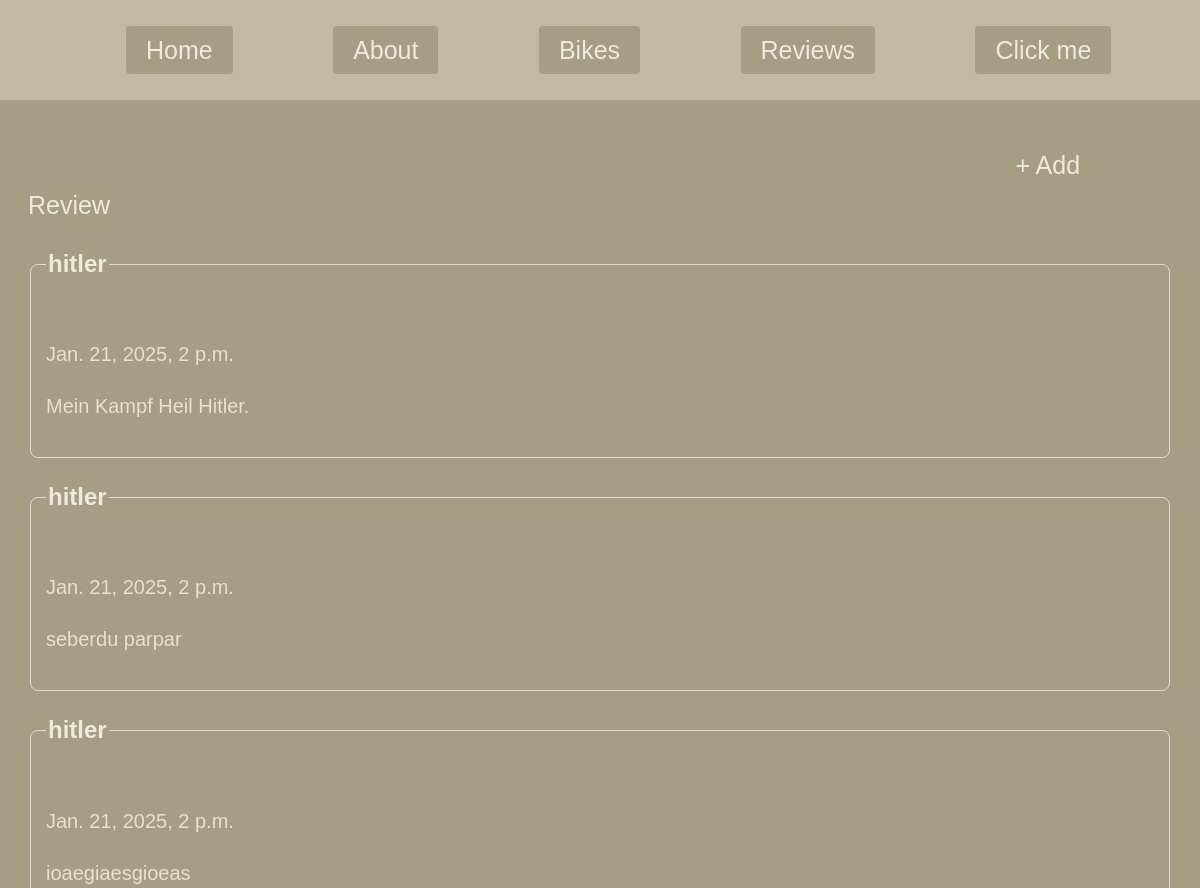
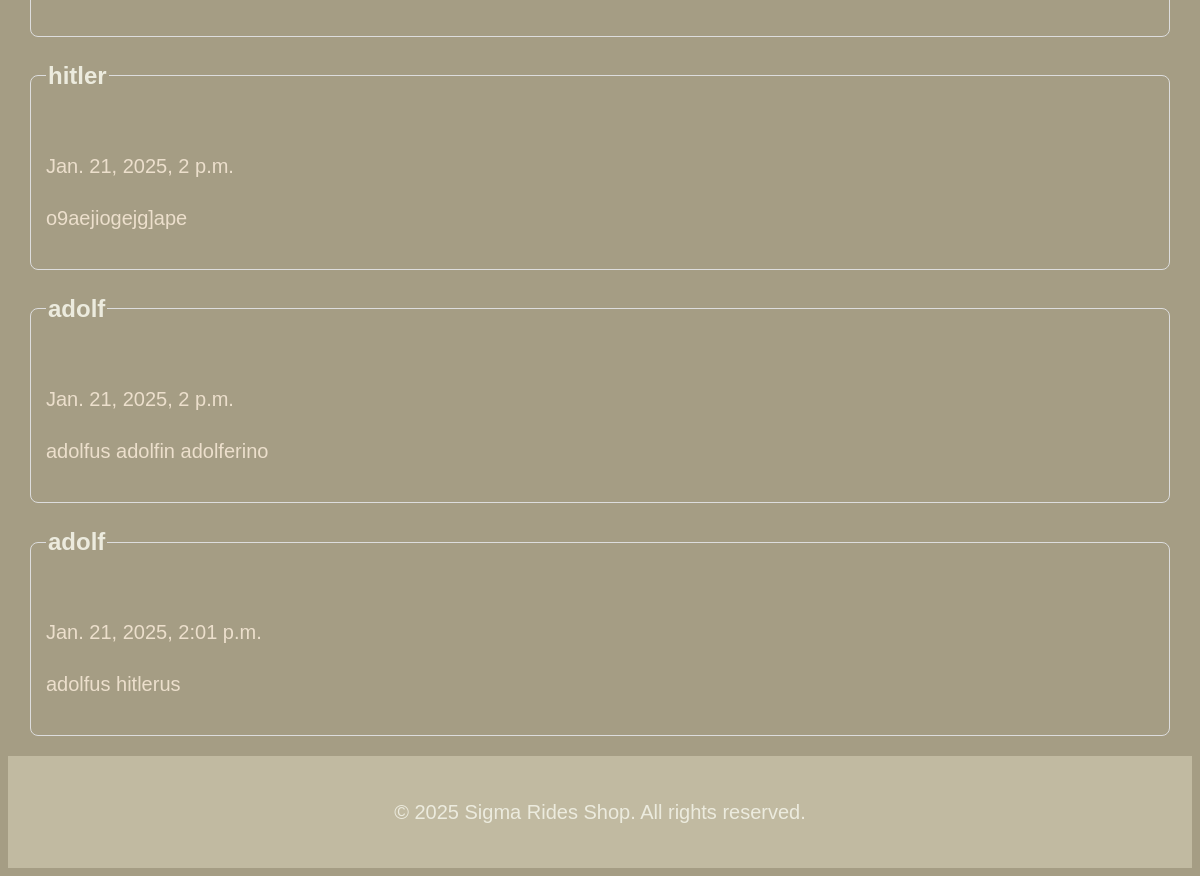
/review/, run on the app's committed database (2 pictures, top to bottom).
### app/models.py (models this page shows, shortened)
class Review(models.Model):
    user = models.ForeignKey("auth.User", on_delete=models.CASCADE)
    feedback = models.TextField()
    created_date = models.DateTimeField(auto_now_add=True, blank=True, null=True)
    def __str__(self):
        return self.feedback

### app/views.py (the view)
# urls.py: path('review/', ReviewListView.as_view(), name='review_list'),
class ReviewListView(ListView):
    model = Review
    context_object_name = 'reviews'
    template_name = 'app/reviews/review_list.html'

### app/templates/app/reviews/review_list.html
{% extends 'app/base.html' %}
{% load static %}
{% block content %}
    <a href="{% url 'review_create' %}" class="add">+ Add Review</a>
    {% for review in reviews %}
        <a href="{% url 'review_detail' review.pk %}" class="review_link">
        <fieldset>
            <legend><h2>{{ review.user }}</h2></legend>
            <p>{{ review.created_date }}</p>
            <p>{{ review }}</p>
        </fieldset>
        </a>
    {% endfor %}
{%  endblock content %}

### static/css/base.css (style rules this page uses)
body { font-family: Arial, sans-serif; line-height: 1.6; background: #A59D84; }
p { color: #ECDFCC; font-size: 20px; }
main h2, span { color: #ECEBDE; }
.add { margin-left: 85%; text-decoration: none; color: #ECEBDE; font-size: 25px; padding: 5px 10px 5px 15px; transition: background-color 0.3s ease; }
.review_link { text-decoration: none; color: inherit; display: block; padding: 0; margin: 0; }
.review_link fieldset { border: 1px solid #ddd; border-radius: 8px; transition: background-color 0.3s ease, box-shadow 0.3s ease; background-color: #A59D84; padding: 15px; }

### static/css/transition.css (style rules this page uses)
body { animation: Transformation 0.7s; }

### data on the page
Review: user "hitler", created_date "Jan. 21, 2025, 2 p.m.", feedback "Mein Kampf Heil Hitler."
Review: user "hitler", created_date "Jan. 21, 2025, 2 p.m.", feedback "seberdu parpar"
Review: user "hitler", created_date "Jan. 21, 2025, 2 p.m.", feedback "ioaegiaesgioeas"
Review: user "hitler", created_date "Jan. 21, 2025, 2 p.m.", feedback "o9aejiogejg]ape"
Review: user "adolf", created_date "Jan. 21, 2025, 2 p.m.", feedback "adolfus adolfin adolferino"
Review: user "adolf", created_date "Jan. 21, 2025, 2:01 p.m.", feedback "adolfus hitlerus"
